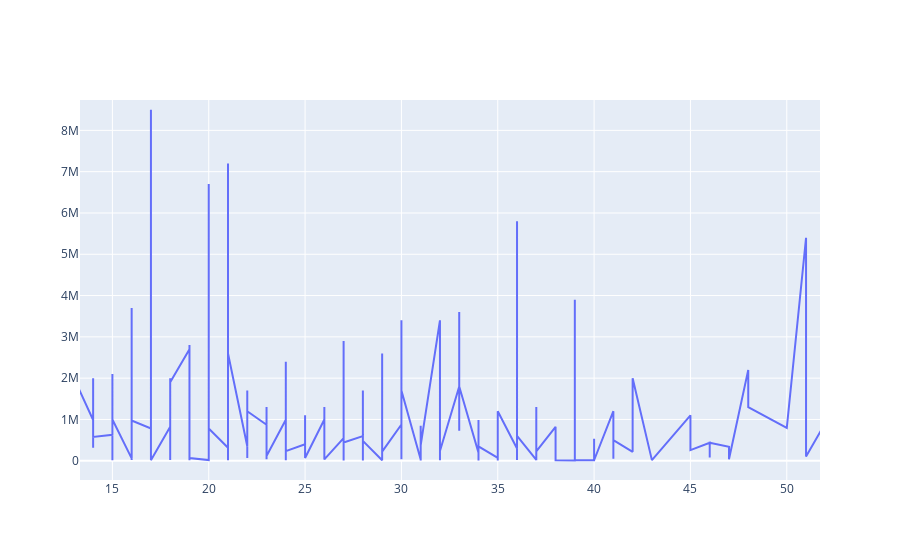

Source (notebook cell):
### Code cell
data = data[data[:,1].argsort()]
fig = go.Figure()
fig.add_trace(
    go.Scatter(
        x=data[:,1],#(data[:,1]-min(data[:,1]))*100/(max(data[:,1])-min(data[:,1])),
        y=data[:,0],
    ))
fig.update_layout(height=500)
fig.show()

### Figure 1 — Plotly figure (JSON) as saved in the notebook; plotly's stock layout.template omitted (floating-point values rounded to 4 significant figures; data arrays with more than 128 entries replaced by an {"elided": "..."} marker saying what was removed)
{"data": [{"type": "scatter", "x": {"elided": "272 int values"}, "y": {"elided": "272 float values"}}], "layout": {"autosize": true, "xaxis": {"autorange": false, "range": [13.32, 51.72], "type": "linear"}, "yaxis": {"autorange": false, "range": [-466000.0, 8735000.0], "type": "linear"}}}
